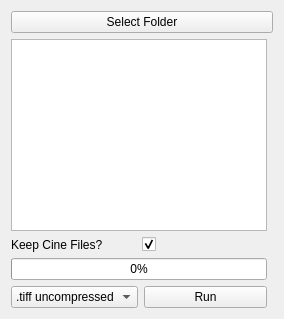
      <widget class="QWidget" name="tab_4">
       <attribute name="title">
        <string>Cine to Picture</string>
       </attribute>
       <layout class="QGridLayout" name="gridLayout_13">
        <item row="8" column="0">
         <widget class="QProgressBar" name="cineBarConversion">
          <property name="value">
           <number>0</number>
          </property>
          <property name="alignment">
           <set>Qt::AlignCenter</set>
          </property>
         </widget>
        </item>
        <item row="1" column="0" colspan="2">
         <widget class="QPushButton" name="selectFolderConverter">
          <property name="text">
           <string>Select Folder</string>
          </property>
         </widget>
        </item>
        <item row="2" column="0">
         <widget class="QListWidget" name="listWidget"/>
        </item>
        <item row="4" column="0">
         <layout class="QHBoxLayout" name="horizontalLayout_2">
          <item>
           <widget class="QLabel" name="label_32">
            <property name="text">
             <string>Keep Cine Files?</string>
            </property>
           </widget>
          </item>
          <item>
           <widget class="QCheckBox" name="keepCine">
            <property name="text">
             <string/>
            </property>
            <property name="checked">
             <bool>true</bool>
            </property>
           </widget>
          </item>
         </layout>
        </item>
        <item row="9" column="0">
         <layout class="QHBoxLayout" name="horizontalLayout_5">
          <item>
           <widget class="QComboBox" name="styleBox">
            <item>
             <property name="text">
              <string>.tiff uncompressed</string>
             </property>
            </item>
            <item>
             <property name="text">
              <string>.png</string>
             </property>
            </item>
            <item>
             <property name="text">
              <string>.jpeg</string>
             </property>
            </item>
           </widget>
          </item>
          <item>
           <widget class="QPushButton" name="runConversion">
            <property name="text">
             <string>Run</string>
            </property>
           </widget>
          </item>
         </layout>
        </item>
       </layout>
      </widget>
